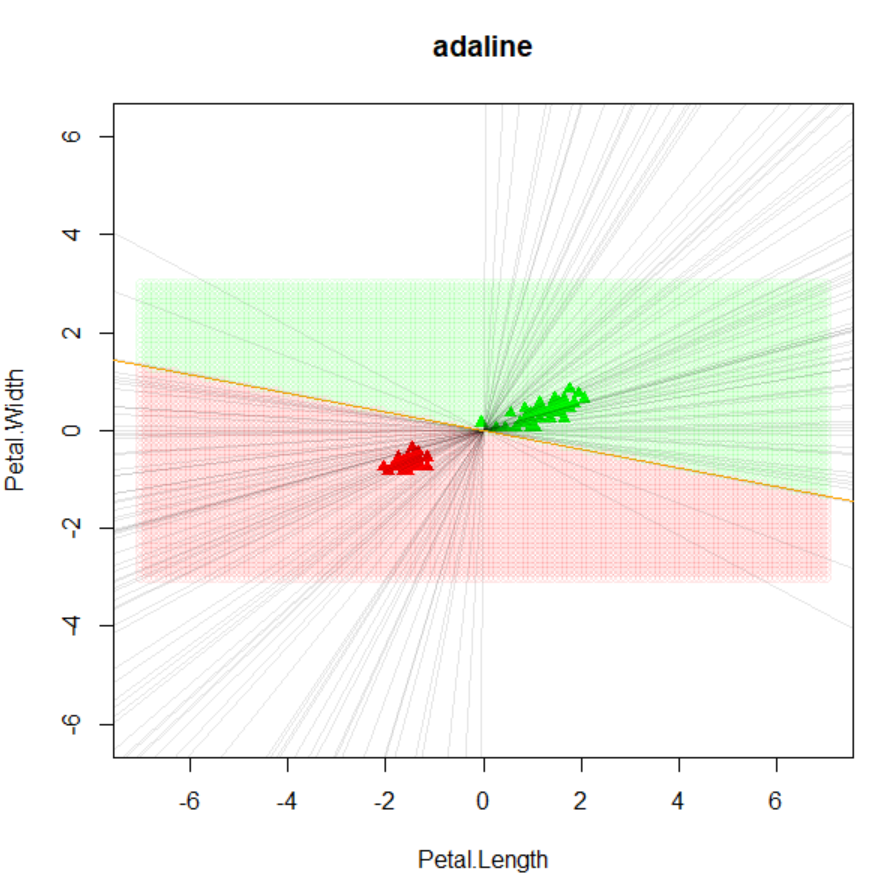

Write R code to recreate this figure.
scalar_product <- function(a, b)
{
  return (sum(a * b))
}

segment_inf <- function(xs, ys, color)
{
  fit = lm(ys~xs)
  abline(fit, col = color)
}

LOO <- function(data, w)
{
  sum = 0;
  for (row in 1:nrow(data))
  {
    point = c(data[row, 1], data[row, 2])
    test_data = data[-row, ,]
    value = get_class(point, w)
    if (value < 0)
      ans = first
    else
      ans = second
    
    cur_res = data[row, 3]
    value = 1
    if (cur_res == ans)
      value = 0
    
    sum = sum + value
  }
  return (sum / nrow(data))
}

draw <- function(data, max_x, max_y, step)
{
  colors <- c("setosa" = rgb(1, 0, 0,  alpha = 1),
              "versicolor" = rgb(0, 1, 0, alpha = 1),
              "virginica" = rgb(0, 0, 1,  alpha = 1))
  colors_trans <- c("setosa" = rgb(1, 0, 0,  alpha = 0.1),
                    "versicolor" = rgb(0, 1, 0, alpha = 0.1), 
                    "virginica" = rgb(0, 0, 1,  alpha = 0.1))
  
  plot(data[1:2], pch = 17, bg = colors[data[, 3]],
       col = colors[data[, 3]], asp = 1, main = "adaline", xlab = "Petal.Length", ylab = "Petal.Width",
       xlim = c(-7, 7), ylim = c(-3, 3))
  
  w = find_w(data, 0.1, 0.05)
  
  x <- c(min(data[, 2]), max(data[, 2]))
  y <- c(-w[[2]]*x[2]/w[[1]], -w[[1]]*x[1]/w[[2]])
  res3 <- c(x[1], y[[1]])
  res4 <- c(y[[2]], x[2])
  segment_inf(res3, res4, "orange")
  
  for (x in seq(-7, max_x, step))
  {
    for (y in seq(-3, max_y, step)) 
    {
      sign = get_class(c(x, y), w)
      class = 2
      if (sign > 0)
        class = 1
      c = colors_trans[class]
      
      if (class != 0)
        points(x, y, pch = 1, bg = c, col = c)
    }
  }
}

find_w <- function(data, eta, eps = 0.1)
{
  l = nrow(data)
  n = ncol(data) - 2
  w = runif(n, -1 / (2 * n), 1 / (2 * n))
  
  Q = 0
  for (i in 1:l)
  {
    sign = data[i, 4]
    Q = Q + (scalar_product(data[i, 1:2], w) - sign)^2
  }
  
  while (Q > eps)
  {
    idx = sample(1:l, 1, replace = T)
    x = data[idx, 1:2]
    sign = data[i, 4]
    product = scalar_product(x, w) * sign
    e = ((1 - product)^2)
    step = eta * (scalar_product(w, x) - sign)
    w = w - x * step
    Q = (scalar_product(data[idx, 1:2], w) - sign)^2
    x <- c(min(data[, 2]), max(data[, 2]))
    y <- c(-w[[2]]*x[2]/w[[1]], -w[[1]]*x[1]/w[[2]])
    res3 <- c(x[1], y[[1]])
    res4 <- c(y[[2]], x[2])
    segment_inf(res3, res4, rgb(0, 0, 0, alpha = 0.1))
  }
  
  return (w)
}

get_class <- function(point, w)
{
  return (sign(scalar_product(point, w)))
}

midpoint <- function(v)
{
  return (min(v) + (max(v) - min(v))  / 2)
}

first = "setosa"
second = "versicolor"
data = iris[iris$Species == first | iris$Species == second, ]
data[ , 3] = data[ , 3] - midpoint(data[ , 3])
data[ , 4] = data[ , 4] - midpoint(data[ , 4])
data = data[3:5]
col = c(0, nrow(data))
data = cbind(data, col)
for (i in 1:nrow(data))
{
  value = -1
  if (data[i, 3] == second)
    value = 1
  data[i, 4] = value
}

draw(data, 7, 3, 0.1)
